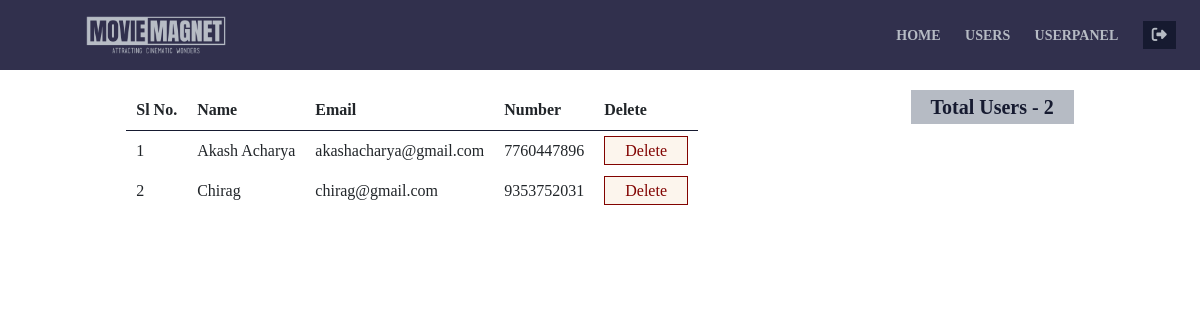
/admin/cinema/userDetails.php (signed in), run on the app's committed database.
### tables this page shows
CREATE TABLE `user` (
  `id` int(11) NOT NULL,
  `username` varchar(100) NOT NULL,
  `email` varchar(100) NOT NULL,
  `number` varchar(100) NOT NULL,
  `userpassword` varchar(100) NOT NULL
);

### admin/cinema/userDetails.php (the view, shortened to what this page needs)
<!DOCTYPE html>
<html lang="en">
<head>
</head>
<body>
    <?php
    include 'header.php';
    $con = mysqli_connect('localhost', 'root', '', 'moviemagnet');
    $Record = mysqli_query($con, "SELECT * FROM `user`");
    $row_count = mysqli_num_rows($Record);
    ?>
    <div class="utable">
        <div>
            <table>
                <thead>
                    <th>Sl No.</th>
                    <th>Name</th>
                    <th>Email</th>
                    <th>Number</th>
                    <th>Delete</th>
                </thead>
                <tbody>
                    <?php
                    $i = 0;
                    while ($row = mysqli_fetch_array($Record)) {
                        echo "
                <tr>
                <td>" ?><?php echo ++$i; ?><?php echo "</td>
                <td>$row[username]</td>
                <td>$row[email]</td>
                <td>$row[number]</td>
                <td><a class='delete' href='deleteuser.php? ID=$row[id]'>Delete</a></td>
                </tr>
                ";
                                        }
                                            ?>
                </tbody>
            </table>
        </div>
        <div class="total-container">
            <h3 class="total">Total Users - <?php echo $row_count; ?></h3>
        </div>
    </div>
</body>
</html>

### admin/cinema/userDetails.php (style rules this page uses)
body { font-family: Arial, sans-serif; background-color: #f4f4f4; margin: 0; padding: 0; min-height: 100vh; background-color: #B6BBC4; }
.utable { display: flex; justify-content: space-around; padding: 20px; border-radius: 8px; }
table { border-collapse: collapse; width: 100%; }
table th, table td { border-collapse: collapse; padding: 8px; padding-left: 10px; padding-right: 10px; width: max-content; }
table th { border-bottom: 1px solid #161A30; }
table td a { text-decoration: none; color: black; }
.total-container { text-align: center; }
.total { font-size: 20px; font-weight: bold; color: #161A30; background-color: #B6BBC4; padding: 5px 20px; }
.delete { padding: 5px 20px; border: none; border: 1px solid #820300; color: #820300; background: #FCF5ED; }

### admin/cinema/header.php (style rules this page uses)
* { margin: 0; padding: 0; text-decoration: none; box-sizing: border-box; list-style: none; font-family: 'hii'; }

### data on the page
user: username "Akash Acharya", email "akashacharya@gmail.com", number "7760447896"
user: username "Chirag", email "chirag@gmail.com", number "9353752031"

### other printed values
$row_count "2"
